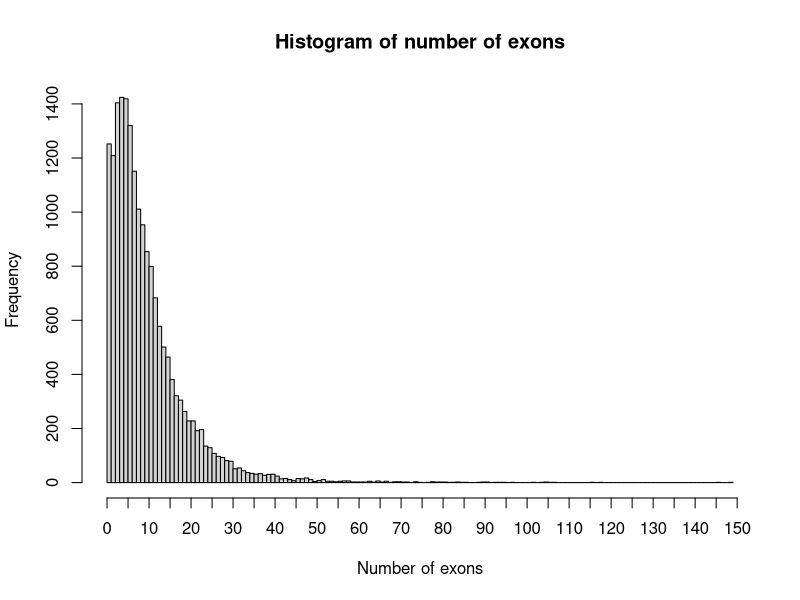
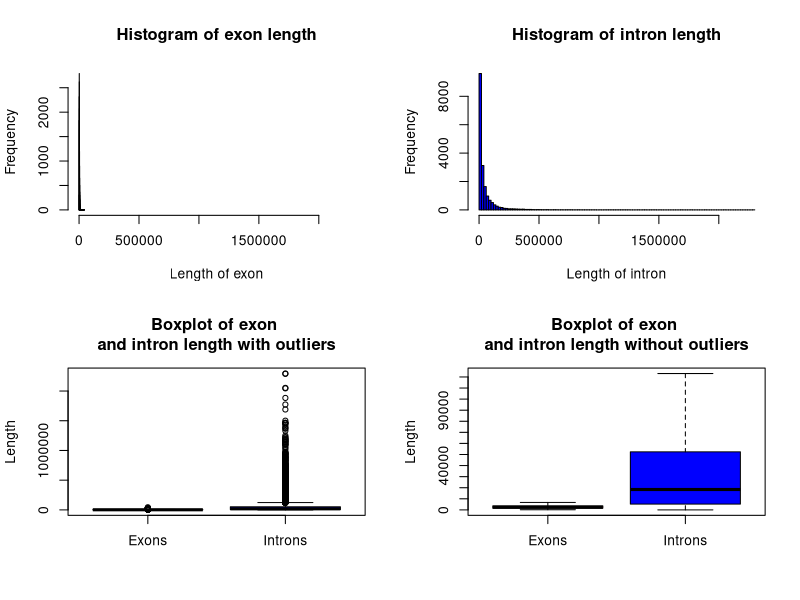
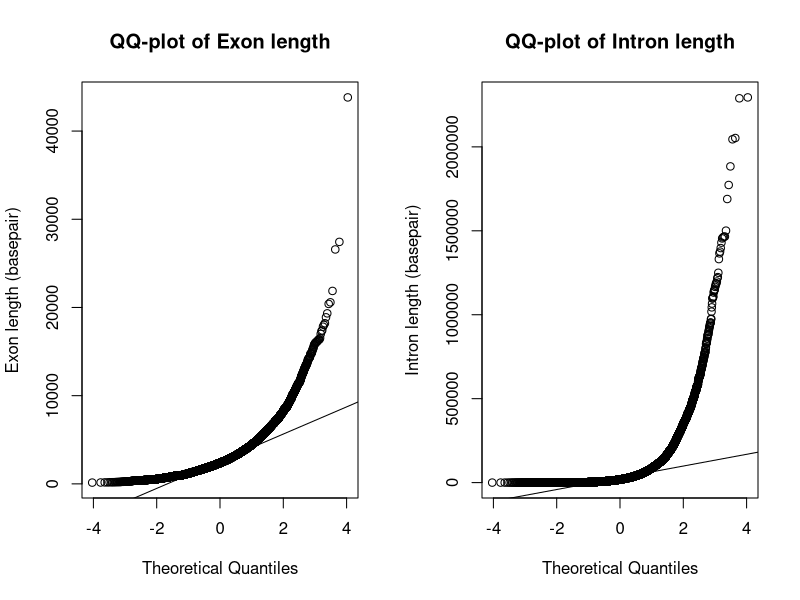
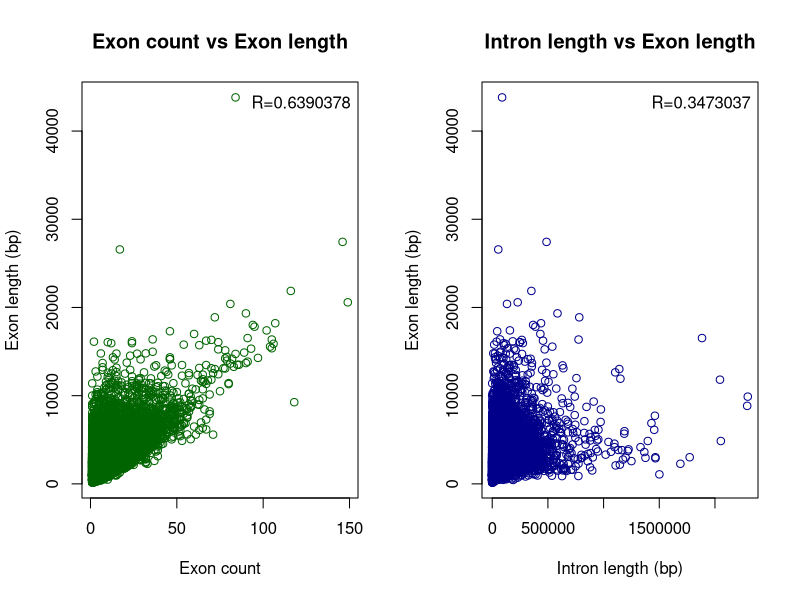

Recreate these plots in R, in order.
## ---- chunk 1
knitr::opts_chunk$set(echo = TRUE)
## ---- chunk 2
# clearing R-history and reading data
rm(list=ls())
gene_lengths<-read.table("gene_lengths_v2.txt", header=T)
## ---- chunk 3
hist(gene_lengths$exon_count, breaks=seq(0,max(gene_lengths$exon_count),by=1), xaxt="n",
     main="Histogram of number of exons", xlab="Number of exons")  
axis(side=1, at=seq(0,150,5), labels=T)

## ---- chunk 4
gene_lengths$intron_length<-gene_lengths$genome_length-gene_lengths$mrna_length
head(gene_lengths, n=3)
## ---- chunk 5
par(mfrow=c(2,2))
# Exon length histogram
hist(gene_lengths$mrna_length, col="red", breaks=100, 
     xlim=c(0,max(gene_lengths$intron_length)), main="Histogram of exon length", 
     ylab="Frequency", xlab="Length of exon")

# Intron_length histogram: 
hist(gene_lengths$intron_length,col="blue",
     breaks=100, xlim=c(0,max(gene_lengths$intron_length)), 
     main="Histogram of intron length", ylab="Frequency", xlab="Length of intron")

# Boxplot for exon and intron length:
boxplot(gene_lengths$mrna_length, gene_lengths$intron_length,
col=c("red","blue"),names=c("Exons","Introns"), main="Boxplot of exon 
and intron length with outliers", ylab="Length", outline = T)

boxplot(gene_lengths$mrna_length, gene_lengths$intron_length,
col=c("red","blue"),names=c("Exons","Introns"), main="Boxplot of exon 
and intron length without outliers", ylab="Length", outline = F, yaxt="n")
axis(side=2, at=seq(0,120000,10000), labels=T)
## ---- chunk 6
par(mfrow=c(1,2))
#QQ_plot for exon length
qqnorm(gene_lengths$mrna_length,ylab="Exon length (basepair)",
       main="QQ-plot of Exon length")
qqline(gene_lengths$mrna_length)
#QQ_plot for intron length       
qqnorm(gene_lengths$intron_length,ylab="Intron length (basepair)",
       main="QQ-plot of Intron length")
qqline(gene_lengths$intron_length)
## ---- chunk 7
wilcox.test(gene_lengths$mrna_length, gene_lengths$intron_length, paired=F)
## ---- chunk 8
cor(gene_lengths$mrna_length,gene_lengths$exon_count,method="pearson")
## ---- chunk 9
cor(gene_lengths$mrna_length,gene_lengths$intron_length,method="pearson")
## ---- chunk 10
par(mfrow=c(1,2))

lm_exons<-lm(gene_lengths$mrna_length~gene_lengths$exon_count)
plot(gene_lengths$exon_count, gene_lengths$mrna_length, col="dark green", 
     main = "Exon count vs Exon length",
     xlab = "Exon count", ylab = "Exon length (bp)")
     legend("topright", "R=0.6390378", bty="n")

lm_intron_length<-lm(gene_lengths$mrna_length~gene_lengths$intron_length)
plot(gene_lengths$intron_length, gene_lengths$mrna_length, col=" dark blue",
     main = "Intron length vs Exon length",
     xlab = "Intron length (bp)", ylab = "Exon length (bp)")
     legend("topright", "R=0.3473037", bty="n")
## ---- chunk 11
gene_lengths[which.max(gene_lengths$mrna_length),c(1,2,4)]
## ---- chunk 12

count_genes <- function(vector_l, x1=0, x2=max(vector_l)){
  count <- sum(vector_l > x1 & vector_l <= x2)
  total_mrna_count <- length(vector_l)
  return(count/total_mrna_count)
}
# Test the function with:
mrna_l <- gene_lengths$mrna_length
count_genes(mrna_l)
count_genes(mrna_l, x1=10000)
count_genes(mrna_l, x1=1000, x2=10000)
count_genes(mrna_l, x1=100, x2=1000)
count_genes(mrna_l, x1=0, x2=100)
